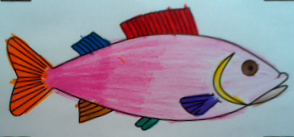
#> input picture roi.png, 294 x 137 px, found by its file name
$ python masking.py
#> lines starting #> are read from the running program, lines starting #| are printed output that depends on the picture; after the words box and inside, x2 and y2 are one past the last pixel; in counts of white or black regions, pixels touching at a corner belong together
import cv2

# Load ROI and mask images using OpenCV
roi_image = cv2.imread("ROI.png")
#> roi_image is the input picture: shape (137, 294, 3); mean B, G, R 149.7, 136.5, 154.5
mask_image = cv2.imread("mask.png")
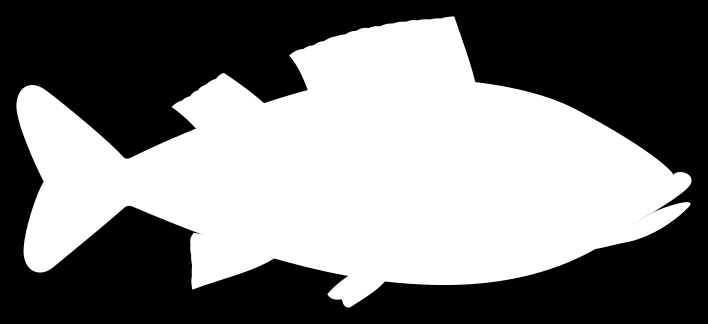
#> input picture mask.png, 708 x 324 px
#> mask_image is the input picture: shape (324, 708, 3); min 0, max 255, mean 123.4

# Ensure both images have the same dimensions
mask_image = cv2.resize(mask_image, (roi_image.shape[1], roi_image.shape[0]))
#> mask_image: shape (137, 294, 3)

# Create a binary mask where black pixels in the mask are 0, and all others are 1
binary_mask = cv2.inRange(mask_image, (0, 0, 0), (0, 0, 0))
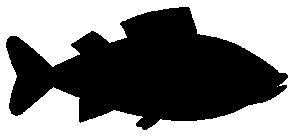
#> binary_mask: shape (137, 294); 50.6% white; 1 black region, box (x1, y1, x2, y2) and area: (6, 7, 288, 130) 19897

# Invert the binary mask to keep white areas as 1
binary_mask = cv2.bitwise_not(binary_mask)

# Create a new image with transparency (4 channels)
result_image = cv2.cvtColor(roi_image, cv2.COLOR_BGR2BGRA)

# Apply the binary mask to set the alpha channel to 0 where the mask is 0
result_image[:, :, 3] = cv2.bitwise_and(result_image[:, :, 3], binary_mask)

# Save the result image
cv2.imwrite("result.png", result_image)
